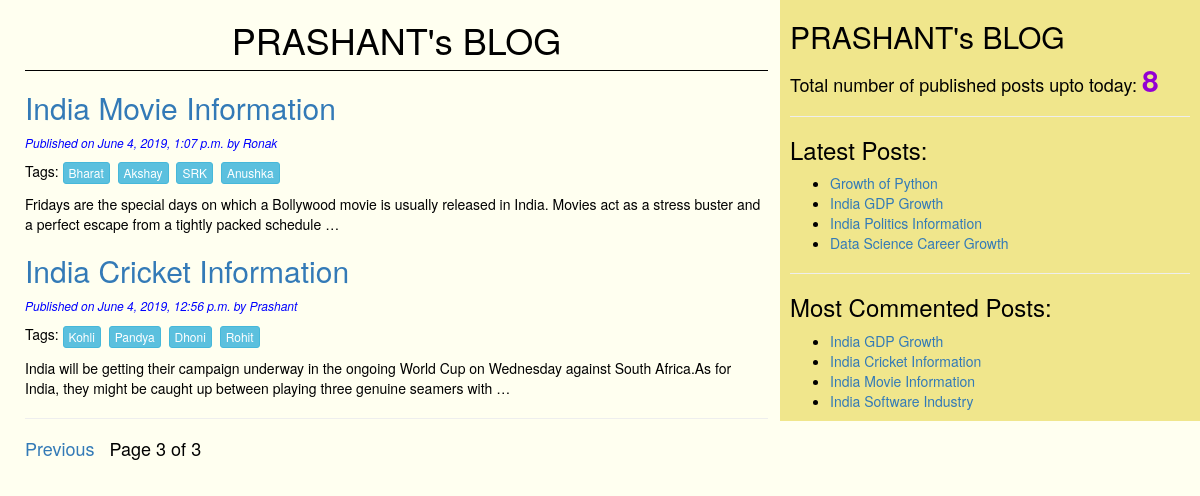
/?page=3, run on the app's committed database.
### blog/models.py (models this page shows, shortened)
class Post(models.Model):
    STATUS_CHOICES=(('draft','Draft'),('published','Published'))
    title=models.CharField(max_length=256)
    slug=models.SlugField(max_length=264,unique_for_date='publish')
    author=models.ForeignKey(User,on_delete=models.CASCADE,default='DEFAULT VALUE',related_name='blog_posts')
    body=models.TextField()
    publish=models.DateTimeField(default=timezone.now)
    created=models.DateTimeField(auto_now_add=True)
    updated=models.DateTimeField(auto_now=True)
    status=models.CharField(max_length=10,choices=STATUS_CHOICES,default='draft')
    objects=CustomManager()
    tags=TaggableManager()
    class Meta:
        ordering=('-publish',)
    def get_absolute_url(self):
        return reverse('post_detail',args=[self.publish.year,self.publish.strftime('%m'),
        self.publish.strftime('%d'),self.slug])

### blog/views.py (the view)
# urls.py: url(r'^$', views.post_list_view),
def post_list_view(request,tag_slug=None):
    post_list=Post.objects.all()
    tag=None
    if tag_slug:
        tag=get_object_or_404(Tag,slug=tag_slug)
        post_list=post_list.filter(tags__in=[tag])
    paginator=Paginator(post_list,3)
    page_number=request.GET.get('page')
    try:
        post_list=paginator.page(page_number)
    except PageNotAnInteger:
        post_list=paginator.page(1)
    except EmptyPage:
        post_list=paginator.page(paginator.num_pages)
    return render(request,'blog/post_list.html',{'post_list':post_list,'tag':tag})

### blog/models.py (called while the page is built)
    def get_queryset(self):
        return super().get_queryset().filter(status='published')

### blog/templatetags/blog_tags.py (called while the page is built)
@register.simple_tag
def total_posts():
    return Post.objects.count()

@register.inclusion_tag('blog/latest_posts123.html')
def show_latest_posts():
    latest_posts=Post.objects.order_by('-publish')[:4]
    return {'latest_posts':latest_posts}

@register.simple_tag
def get_most_commented_posts():
    return Post.objects.annotate(total_comments=Count('comments')).order_by('-total_comments')[:4]

### templates/blog/post_list.html (shortened to what this page needs)
{%extends 'blog/base.html' %}
  {%block content%}
    <h1>PRASHANT's BLOG</h1>
    {%for post in post_list%}
      <a href="{{post.get_absolute_url}}"><h2>{{post.title}}</h2></a>
      <p id="date"> Published on {{post.publish}} by {{post.author|title}}</p>
      <p>Tags:
        {%for tag in post.tags.all%}
          <a href="{%url 'post_list_tag_name' tag.slug %}" class="btn btn-info btn-xs">{{tag.name}}</a>&nbsp
        {%endfor%}
      </p>
      {{post.body|truncatewords:30|linebreaks}}
    {%endfor%}
    <hr>
    {%include 'blog/pagination.html' with page=post_list%}
  {%endblock%}

### templates/blog/base.html (shortened to what this page needs)
<!DOCTYPE html>
{%load blog_tags%}
{%load staticfiles%}
<html lang="en" dir="ltr">
  <head>
    <link rel="stylesheet" href="https://maxcdn.bootstrapcdn.com/bootstrap/3.3.7/css/bootstrap.min.css"
>
    <link rel="stylesheet" href="{%static "css/blog1.css" %}">
  </head>
  <body>
    <div class="content">
      {%block content%}{%endblock%}
    </div>
    <div class="sidebar">
      <h2>PRASHANT's BLOG</h2>
      <h4><p>Total number of published posts upto today: <span id='pcount'>{% total_posts %}</span></p></h4>
      <hr>
      <h3>Latest Posts:</h3>{% show_latest_posts %}
      <hr>
      <h3>Most Commented Posts:</h3>{% get_most_commented_posts as most_commented_posts %}
      <ul>
        {%for post in most_commented_posts%}
        <li><a href="{{post.get_absolute_url}}">{{post.title}}</a></li>
        {%endfor%}
      </ul>
    </div>
  </body>
</html>

### templates/blog/latest_posts123.html
<ul>
  {%for post in latest_posts%}
  <li><a href="{{post.get_absolute_url}}">{{post.title}}</a></li>
  {%endfor%}
</ul>

### static/css/blog1.css (style rules this page uses)
.content { width: 64%; float: left; padding: 0 0 0 25px; background: Ivory; height: 100% }
.sidebar { width: 35%; float: right; padding: 0 10px 0 10px; background: Khaki; height: 100% }
h1 { text-align: center; border-bottom: 1px solid; padding-bottom: 10px; }
body { color: black; background: Ivory; }
#date { color: blue; font-size: 12px; font-style: italic; }
#pcount { font-size: 30px; color: DarkViolet; font-weight: bold; }

### data on the page
Post: title "India Movie Information", publish "June 4, 2019, 1:07 p.m.", author "Ronak", body "Fridays are the special days on which a Bollywood movie is usually released in India. Movies act as a stress buster and a perfect escape from a tightly packed schedule …"
Tag: name "Bharat"
Tag: name "Akshay"
Tag: name "SRK"
Tag: name "Anushka"
Post: title "India Cricket Information", publish "June 4, 2019, 12:56 p.m.", author "Prashant", body "India will be getting their campaign underway in the ongoing World Cup on Wednesday against South Africa.As for India, they might be caught up between playing three genuine seamers with …"
Tag: name "Kohli"
Tag: name "Pandya"
Tag: name "Dhoni"
Tag: name "Rohit"
Post: title "Growth of Python"
Post: title "India GDP Growth"
Post: title "India Politics Information"
Post: title "Data Science Career Growth"
Post: title "India Software Industry"

### other printed values
{{ page.number }} "3"
{{ page.paginator.num_pages }} "3"
